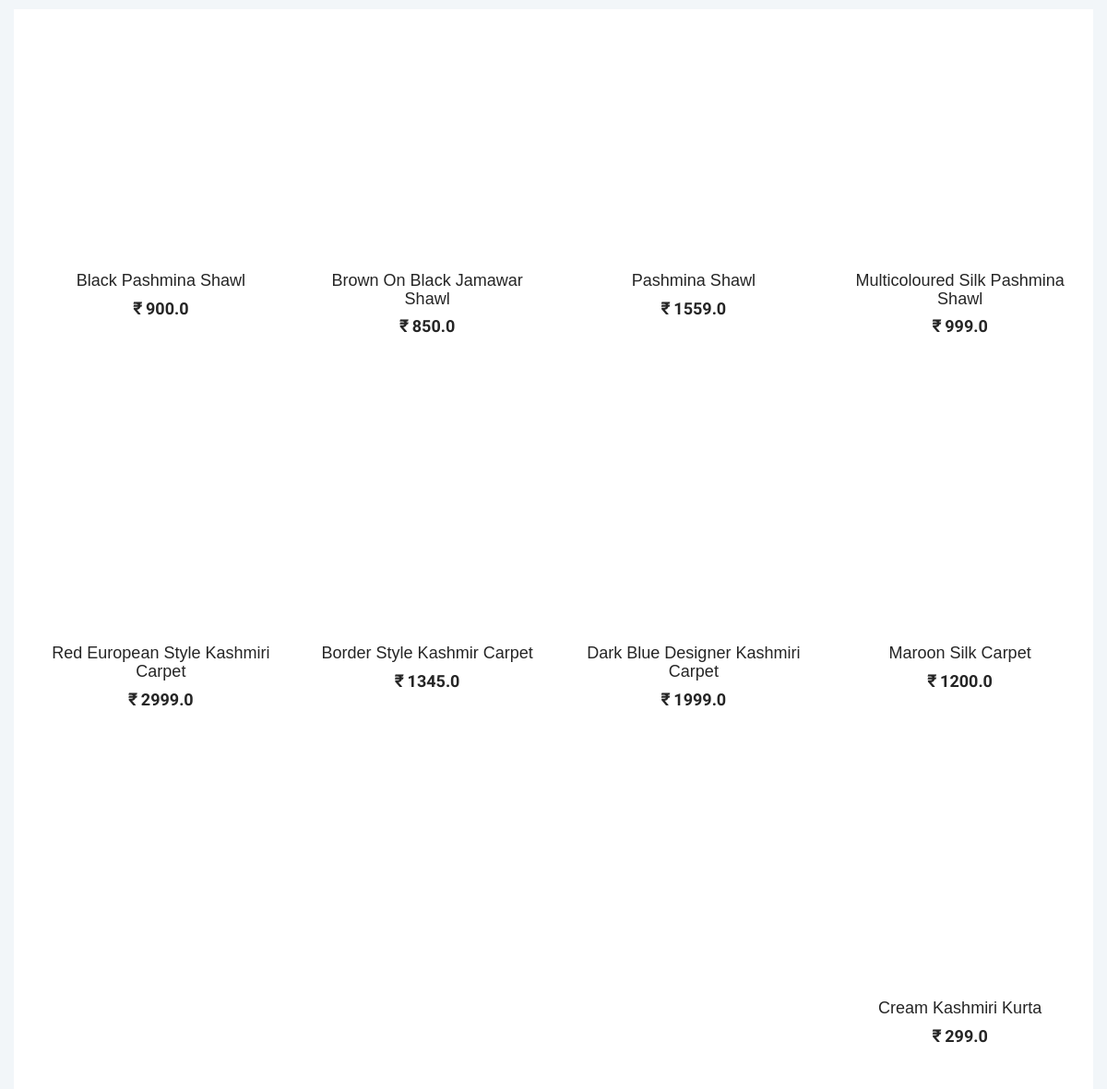
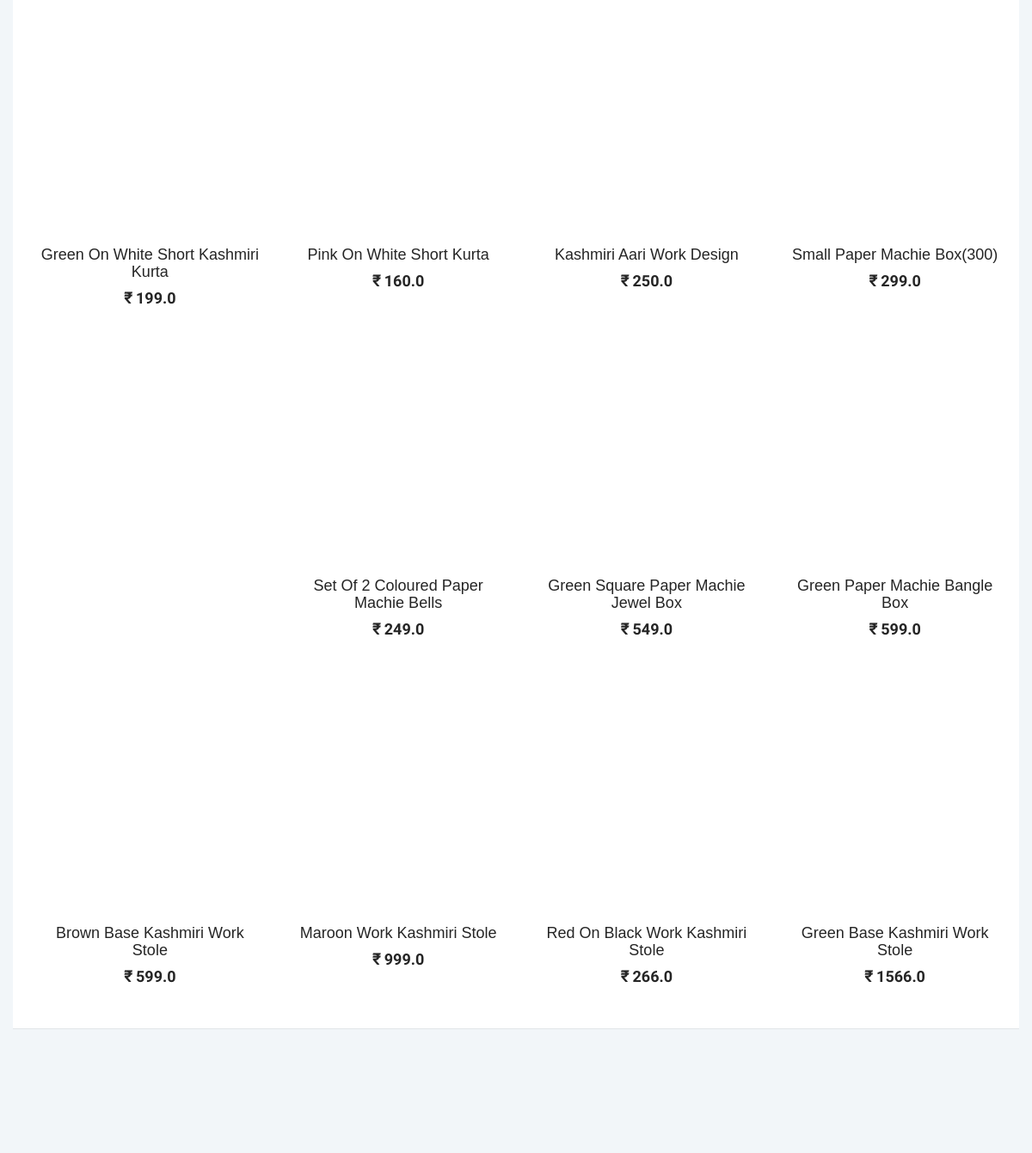
The app's page / (middle part), older data (2 pictures, top to bottom).
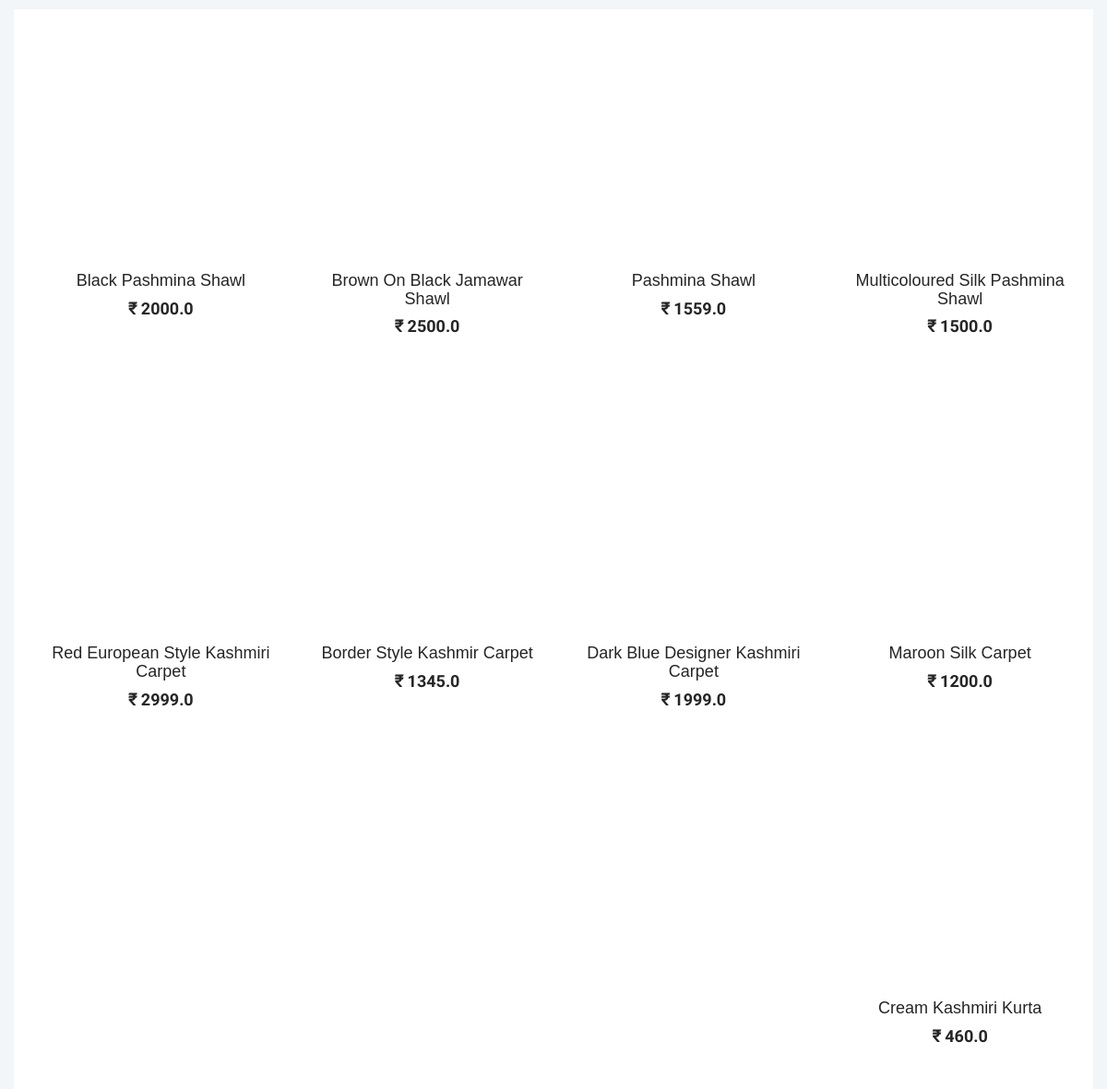
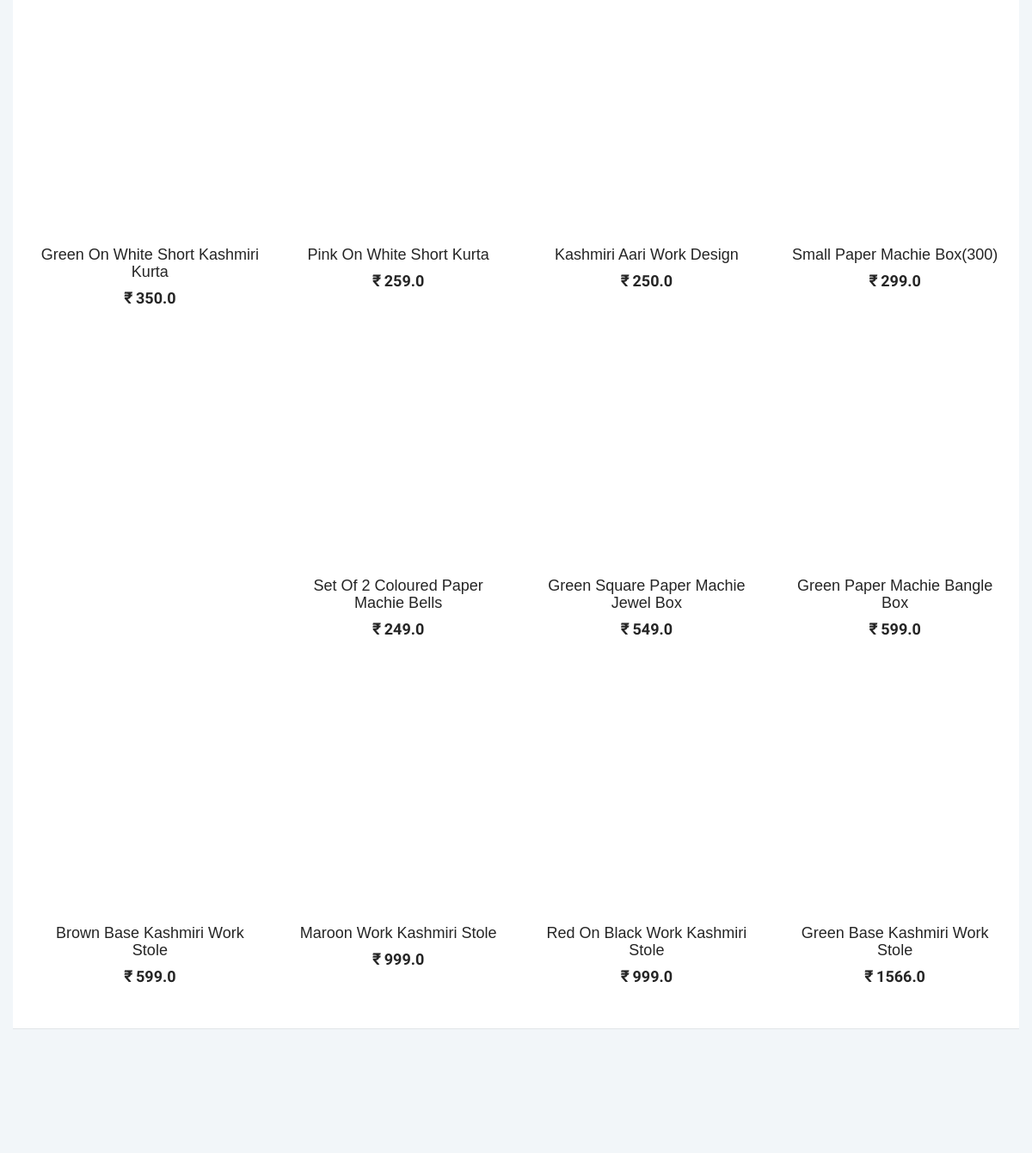
The same page, newer data (2 pictures, top to bottom).
### core/models.py (models this page shows, shortened)
class Item(models.Model):
    title = models.CharField(max_length=100)
    price = models.FloatField()
    discount_price = models.FloatField(blank=True, null=True)
    category = models.CharField(choices=CATEGORY_CHOICES, max_length=2)
    label = models.CharField(choices=LABEL_CHOICES, max_length=12, blank=True)
    slug = models.SlugField(
        help_text='Please enter the product name or any other uniquie no for this Product(without space)', verbose_name='Uniquie Id')
    description = models.TextField()
    availability = models.CharField(choices=AV, max_length=2)
    image = models.ImageField()
    class Meta:
        verbose_name = " Food Item"
        verbose_name_plural = " Food Items"
    def get_absolute_url(self):
        return reverse("core:product", kwargs={
            'slug': self.slug
        })

### core/views.py (the view)
# urls.py: path('', HomeView.as_view(), name='home'),
class HomeView(ListView):
    model = Item
    paginate_by = 24
    template_name = "index.html"

### templates/index.html (shortened to what this page needs)
{% load staticfiles %} {% include "includes/landing_top.html" %}
<body>
    <section id="i" class="featured spad">
        <div class="container">
            <div class="row featured__filter">
                {% for item in object_list %}
                <div class="col-lg-3 col-md-4 col-sm-6 mix {{ item.category }}">
                    <div class="featured__item">
                        <div class="featured__item__pic set-bg" data-setbg="{{ item.image.url }}">
                        </div>
                        <div class="featured__item__text">
                            <h6><a style="text-transform: capitalize;" href="{{ item.get_absolute_url }}">{{ item.title }}</a></h6>
                            <h5>&#8377; {% if item.discount_price %} {{ item.discount_price }} {% else %} {{ item.price }} {% endif %}</h5>
                        </div>
                    </div>
                </div>
                {% endfor %}
            </div>
        </div>
    </section>
    <div class="customer">
    </div>
    {% include "includes/footer.html" %}

Row changes from the older to the newer data that the page shows:
changed Item "Black Pashmina Shawl": discount_price "900.0" → "2000.0"
changed Item "Brown On Black Jamawar Shawl": price "850.0" → "2500.0"
changed Item "Multicoloured Silk Pashmina Shawl": price "999.0" → "1500.0"
changed Item "Cream Kashmiri Kurta": price "299.0" → "460.0"
changed Item "Green On White Short Kashmiri Kurta": discount_price "199.0" → "350.0"
changed Item "Pink On White Short Kurta": price "160.0" → "259.0"
changed Item "Red On Black Work Kashmiri Stole": discount_price "266.0" → "999.0"
